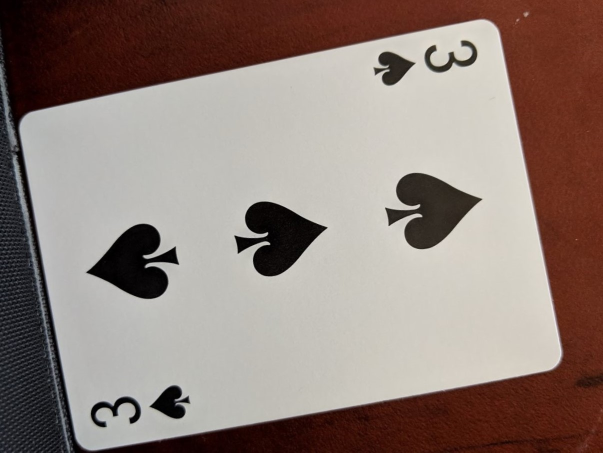
%> input picture training/3spades.jpg, 1206 x 905 px (shown at 1/2 size)
$ octave Multi_Card_Test_4_Success_suit_rank_1to10.m   (GNU Octave 9; MATLAB toolbox functions it lacks are replaced by stand-ins)
%> lines starting %> are read from the running program, lines starting %| are printed output that depends on the picture
% crop template
% imwrite(imcrop(cornerEdges,[0,0,67,105]), 'templates/2.jpg')
% imwrite(imcrop(cornerEdges,[0,105,67,73]), 'templates/club.jpg')

%% File read in, set parameters
debug = 0;
NUMBER_OF_CARDS_IN_THE_FIGURE = 1;
I = im2double(rgb2gray(imread('training/3spades.jpg')));
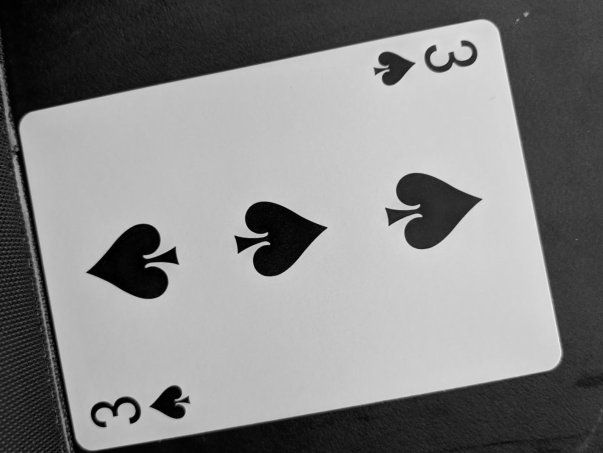
%> I: size 905x1206 double (shown at 1/2 size); min 0, max 0.976, mean 0.515
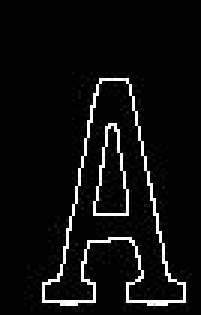
%> input picture templates/1.jpg, 67 x 105 px (shown 3 times larger)
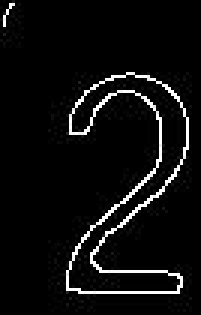
%> input picture templates/2.jpg, 67 x 105 px (shown 3 times larger)
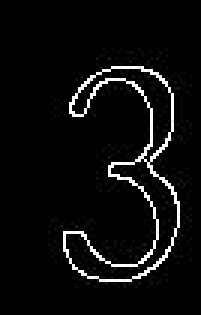
%> input picture templates/3.jpg, 67 x 105 px (shown 3 times larger)
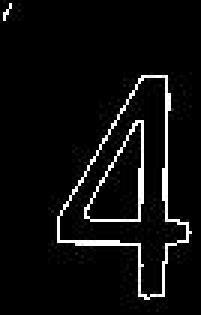
%> input picture templates/4.jpg, 67 x 105 px (shown 3 times larger)
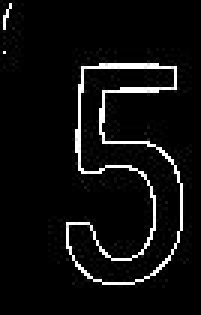
%> input picture templates/5.jpg, 67 x 105 px (shown 3 times larger)
% Inked8cards_top_LI.jpg/8card_slight.jpg
detectedCards = [];
%> (the run ends here)
